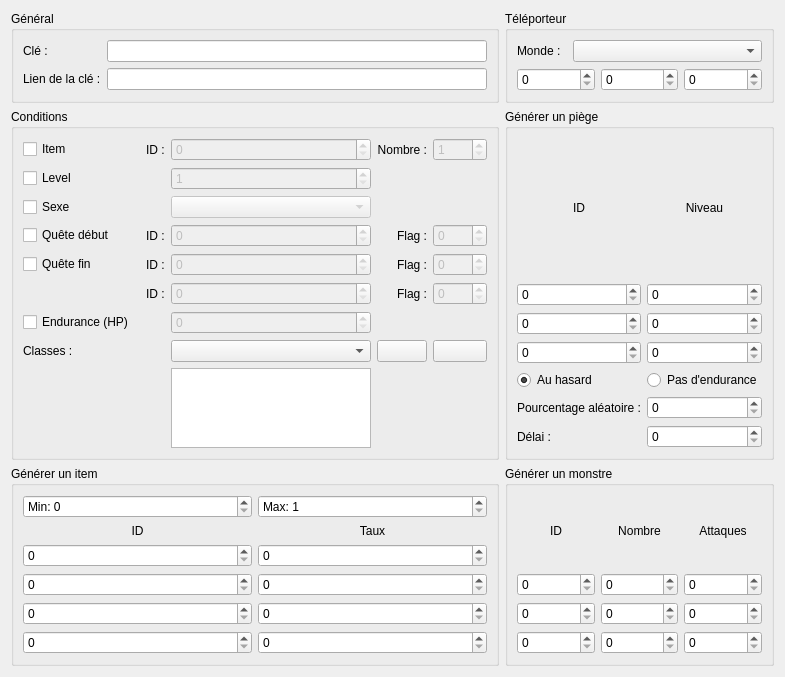
     <widget class="QWidget" name="tabCtrl">
      <attribute name="title">
       <string>Control</string>
      </attribute>
      <layout class="QGridLayout" name="gridLayout_4">
       <item row="0" column="2">
        <widget class="QGroupBox" name="groupBox_6">
         <property name="title">
          <string>Téléporteur</string>
         </property>
         <layout class="QVBoxLayout" name="verticalLayout_6">
          <item>
           <layout class="QHBoxLayout" name="horizontalLayout_6">
            <property name="topMargin">
             <number>0</number>
            </property>
            <item>
             <widget class="QLabel" name="label_28">
              <property name="maximumSize">
               <size>
                <width>50</width>
                <height>16777215</height>
               </size>
              </property>
              <property name="text">
               <string>Monde : </string>
              </property>
             </widget>
            </item>
            <item>
             <widget class="QComboBox" name="ctrlTeleWorld"/>
            </item>
           </layout>
          </item>
          <item>
           <layout class="QHBoxLayout" name="horizontalLayout_7">
            <property name="topMargin">
             <number>0</number>
            </property>
            <item>
             <widget class="QSpinBox" name="ctrlTeleWorldX">
              <property name="maximum">
               <number>999999</number>
              </property>
             </widget>
            </item>
            <item>
             <widget class="QSpinBox" name="ctrlTeleWorldY">
              <property name="maximum">
               <number>999999</number>
              </property>
             </widget>
            </item>
            <item>
             <widget class="QSpinBox" name="ctrlTeleWorldZ">
              <property name="maximum">
               <number>999999</number>
              </property>
             </widget>
            </item>
           </layout>
          </item>
         </layout>
        </widget>
       </item>
       <item row="2" column="2">
        <widget class="QGroupBox" name="groupBox_10">
         <property name="title">
          <string>Générer un monstre</string>
         </property>
         <layout class="QGridLayout" name="gridLayout_6">
          <item row="0" column="1">
           <widget class="QLabel" name="label_38">
            <property name="text">
             <string>ID</string>
            </property>
            <property name="alignment">
             <set>Qt::AlignCenter</set>
            </property>
           </widget>
          </item>
          <item row="0" column="3">
           <widget class="QLabel" name="label_40">
            <property name="text">
             <string>Attaques</string>
            </property>
            <property name="alignment">
             <set>Qt::AlignCenter</set>
            </property>
           </widget>
          </item>
          <item row="0" column="2">
           <widget class="QLabel" name="label_39">
            <property name="text">
             <string>Nombre</string>
            </property>
            <property name="alignment">
             <set>Qt::AlignCenter</set>
            </property>
           </widget>
          </item>
          <item row="2" column="1">
           <widget class="QSpinBox" name="ctrlMon1ID">
            <property name="maximum">
             <number>2147483647</number>
            </property>
           </widget>
          </item>
          <item row="3" column="1">
           <widget class="QSpinBox" name="ctrlMon2ID">
            <property name="maximum">
             <number>2147483647</number>
            </property>
           </widget>
          </item>
          <item row="1" column="2">
           <widget class="QSpinBox" name="ctrlMon0Num">
            <property name="maximum">
             <number>100</number>
            </property>
           </widget>
          </item>
          <item row="2" column="2">
           <widget class="QSpinBox" name="ctrlMon1Num">
            <property name="maximum">
             <number>100</number>
            </property>
           </widget>
          </item>
          <item row="3" column="2">
           <widget class="QSpinBox" name="ctrlMon2Num">
            <property name="maximum">
             <number>100</number>
            </property>
           </widget>
          </item>
          <item row="1" column="3">
           <widget class="QSpinBox" name="ctrlMon0Attack">
            <property name="maximum">
             <number>100</number>
            </property>
           </widget>
          </item>
          <item row="2" column="3">
           <widget class="QSpinBox" name="ctrlMon1Attack">
            <property name="maximum">
             <number>100</number>
            </property>
           </widget>
          </item>
          <item row="3" column="3">
           <widget class="QSpinBox" name="ctrlMon2Attack">
            <property name="maximum">
             <number>100</number>
            </property>
           </widget>
          </item>
          <item row="1" column="1">
           <widget class="QSpinBox" name="ctrlMon0ID">
            <property name="maximum">
             <number>2147483647</number>
            </property>
           </widget>
          </item>
         </layout>
        </widget>
       </item>
       <item row="0" column="0">
        <widget class="QGroupBox" name="groupBox_7">
         <property name="title">
          <string>Général</string>
         </property>
         <layout class="QFormLayout" name="formLayout_6">
          <item row="0" column="0">
           <widget class="QLabel" name="label_34">
            <property name="text">
             <string>Clé :</string>
            </property>
           </widget>
          </item>
          <item row="1" column="0">
           <widget class="QLabel" name="label_35">
            <property name="text">
             <string>Lien de la clé :</string>
            </property>
           </widget>
          </item>
          <item row="1" column="1">
           <widget class="QLineEdit" name="ctrlLinkKey">
            <property name="maxLength">
             <number>63</number>
            </property>
           </widget>
          </item>
          <item row="0" column="1">
           <widget class="QLineEdit" name="ctrlKey">
            <property name="maxLength">
             <number>63</number>
            </property>
           </widget>
          </item>
         </layout>
        </widget>
       </item>
       <item row="2" column="0">
        <widget class="QGroupBox" name="groupBox_8">
         <property name="title">
          <string>Générer un item</string>
         </property>
         <layout class="QGridLayout" name="gridLayout_5">
          <item row="0" column="1">
           <widget class="QSpinBox" name="ctrlItemMax">
            <property name="prefix">
             <string>Max: </string>
            </property>
            <property name="minimum">
             <number>1</number>
            </property>
            <property name="maximum">
             <number>100</number>
            </property>
           </widget>
          </item>
          <item row="2" column="1">
           <widget class="QLabel" name="label_37">
            <property name="text">
             <string>Taux</string>
            </property>
            <property name="alignment">
             <set>Qt::AlignCenter</set>
            </property>
           </widget>
          </item>
          <item row="3" column="1">
           <widget class="QSpinBox" name="ctrlItem0Per">
            <property name="maximum">
             <number>2147483647</number>
            </property>
           </widget>
          </item>
          <item row="4" column="1">
           <widget class="QSpinBox" name="ctrlItem1Per">
            <property name="maximum">
             <number>2147483647</number>
            </property>
           </widget>
          </item>
          <item row="5" column="1">
           <widget class="QSpinBox" name="ctrlItem2Per">
            <property name="maximum">
             <number>2147483647</number>
            </property>
           </widget>
          </item>
          <item row="5" column="0">
           <widget class="QSpinBox" name="ctrlItem2ID">
            <property name="maximum">
             <number>2147483647</number>
            </property>
           </widget>
          </item>
          <item row="4" column="0">
           <widget class="QSpinBox" name="ctrlItem1ID">
            <property name="maximum">
             <number>2147483647</number>
            </property>
           </widget>
          </item>
          <item row="3" column="0">
           <widget class="QSpinBox" name="ctrlItem0ID">
            <property name="maximum">
             <number>2147483647</number>
            </property>
           </widget>
          </item>
          <item row="2" column="0">
           <widget class="QLabel" name="label_36">
            <property name="text">
             <string>ID</string>
            </property>
            <property name="alignment">
             <set>Qt::AlignCenter</set>
            </property>
           </widget>
          </item>
          <item row="0" column="0">
           <widget class="QSpinBox" name="ctrlItemMin">
            <property name="prefix">
             <string>Min: </string>
            </property>
           </widget>
          </item>
          <item row="6" column="0">
           <widget class="QSpinBox" name="ctrlItem3ID">
            <property name="maximum">
             <number>2147483647</number>
            </property>
           </widget>
          </item>
          <item row="6" column="1">
           <widget class="QSpinBox" name="ctrlItem3Per">
            <property name="maximum">
             <number>2147483647</number>
            </property>
           </widget>
          </item>
         </layout>
        </widget>
       </item>
       <item row="1" column="0">
        <widget class="QGroupBox" name="groupBox_5">
         <property name="title">
          <string>Conditions</string>
         </property>
         <layout class="QGridLayout" name="gridLayout_3">
          <item row="0" column="2">
           <widget class="QLabel" name="label_25">
            <property name="text">
             <string>ID :</string>
            </property>
           </widget>
          </item>
          <item row="0" column="6">
           <widget class="QSpinBox" name="ctrlCondItemID">
            <property name="enabled">
             <bool>false</bool>
            </property>
            <property name="maximum">
             <number>2147483647</number>
            </property>
           </widget>
          </item>
          <item row="0" column="7">
           <widget class="QLabel" name="label_24">
            <property name="text">
             <string>Nombre :</string>
            </property>
            <property name="alignment">
             <set>Qt::AlignRight|Qt::AlignTrailing|Qt::AlignVCenter</set>
            </property>
           </widget>
          </item>
          <item row="0" column="0">
           <widget class="QCheckBox" name="ctrlCondItem">
            <property name="text">
             <string>Item</string>
            </property>
           </widget>
          </item>
          <item row="0" column="9">
           <widget class="QSpinBox" name="ctrlCondItemCount">
            <property name="enabled">
             <bool>false</bool>
            </property>
            <property name="minimum">
             <number>1</number>
            </property>
            <property name="maximum">
             <number>9</number>
            </property>
           </widget>
          </item>
          <item row="1" column="0">
           <widget class="QCheckBox" name="ctrlCondLevel">
            <property name="text">
             <string>Level</string>
            </property>
           </widget>
          </item>
          <item row="1" column="6">
           <widget class="QSpinBox" name="ctrlCondMinLevel">
            <property name="enabled">
             <bool>false</bool>
            </property>
            <property name="minimum">
             <number>1</number>
            </property>
            <property name="maximum">
             <number>999</number>
            </property>
           </widget>
          </item>
          <item row="2" column="0">
           <widget class="QCheckBox" name="ctrlCondSex">
            <property name="text">
             <string>Sexe</string>
            </property>
           </widget>
          </item>
          <item row="2" column="6">
           <widget class="QComboBox" name="ctrlCondSexType">
            <property name="enabled">
             <bool>false</bool>
            </property>
           </widget>
          </item>
          <item row="3" column="0" colspan="2">
           <widget class="QCheckBox" name="ctrlCondQuestBeg">
            <property name="text">
             <string>Quête début</string>
            </property>
           </widget>
          </item>
          <item row="3" column="2">
           <widget class="QLabel" name="label_29">
            <property name="maximumSize">
             <size>
              <width>20</width>
              <height>16777215</height>
             </size>
            </property>
            <property name="text">
             <string>ID :</string>
            </property>
           </widget>
          </item>
          <item row="3" column="6">
           <widget class="QSpinBox" name="ctrlCondQuest0ID">
            <property name="enabled">
             <bool>false</bool>
            </property>
            <property name="minimumSize">
             <size>
              <width>100</width>
              <height>0</height>
             </size>
            </property>
            <property name="maximum">
             <number>2147483647</number>
            </property>
           </widget>
          </item>
          <item row="3" column="7">
           <widget class="QLabel" name="label_26">
            <property name="text">
             <string>Flag :</string>
            </property>
            <property name="alignment">
             <set>Qt::AlignRight|Qt::AlignTrailing|Qt::AlignVCenter</set>
            </property>
           </widget>
          </item>
          <item row="3" column="9">
           <widget class="QSpinBox" name="ctrlCondQuest0Flag">
            <property name="enabled">
             <bool>false</bool>
            </property>
            <property name="maximum">
             <number>9999</number>
            </property>
           </widget>
          </item>
          <item row="7" column="0">
           <widget class="QLabel" name="label_27">
            <property name="text">
             <string>Classes :</string>
            </property>
           </widget>
          </item>
          <item row="7" column="6">
           <widget class="QComboBox" name="ctrlCondJobList"/>
          </item>
          <item row="7" column="7">
           <widget class="QPushButton" name="ctrlCondAddJob">
            <property name="text">
             <string/>
            </property>
            <property name="icon">
             <iconset resource="MainFrame.qrc">
              <normaloff>:/MainFrame/Resources/add.png</normaloff>:/MainFrame/Resources/add.png</iconset>
            </property>
           </widget>
          </item>
          <item row="7" column="9">
           <widget class="QPushButton" name="ctrlCondRemoveJob">
            <property name="text">
             <string/>
            </property>
            <property name="icon">
             <iconset resource="MainFrame.qrc">
              <normaloff>:/MainFrame/Resources/remove.png</normaloff>:/MainFrame/Resources/remove.png</iconset>
            </property>
           </widget>
          </item>
          <item row="8" column="6">
           <widget class="QListWidget" name="ctrlCondJobs">
            <property name="maximumSize">
             <size>
              <width>200</width>
              <height>80</height>
             </size>
            </property>
            <property name="editTriggers">
             <set>QAbstractItemView::NoEditTriggers</set>
            </property>
           </widget>
          </item>
          <item row="5" column="9">
           <widget class="QSpinBox" name="ctrlCondQuest2Flag">
            <property name="enabled">
             <bool>false</bool>
            </property>
            <property name="maximum">
             <number>9999</number>
            </property>
           </widget>
          </item>
          <item row="4" column="6">
           <widget class="QSpinBox" name="ctrlCondQuest1ID">
            <property name="enabled">
             <bool>false</bool>
            </property>
            <property name="minimumSize">
             <size>
              <width>100</width>
              <height>0</height>
             </size>
            </property>
            <property name="maximum">
             <number>2147483647</number>
            </property>
           </widget>
          </item>
          <item row="4" column="9">
           <widget class="QSpinBox" name="ctrlCondQuest1Flag">
            <property name="enabled">
             <bool>false</bool>
            </property>
            <property name="maximum">
             <number>9999</number>
            </property>
           </widget>
          </item>
          <item row="4" column="2">
           <widget class="QLabel" name="label_31">
            <property name="maximumSize">
             <size>
              <width>20</width>
              <height>16777215</height>
             </size>
            </property>
            <property name="text">
             <string>ID :</string>
            </property>
           </widget>
          </item>
          <item row="4" column="7">
           <widget class="QLabel" name="label_30">
            <property name="text">
             <string>Flag :</string>
            </property>
            <property name="alignment">
             <set>Qt::AlignRight|Qt::AlignTrailing|Qt::AlignVCenter</set>
            </property>
           </widget>
          </item>
          <item row="4" column="0">
           <widget class="QCheckBox" name="ctrlCondQuestEnd">
            <property name="text">
             <string>Quête fin</string>
            </property>
           </widget>
          </item>
          <item row="5" column="6">
           <widget class="QSpinBox" name="ctrlCondQuest2ID">
            <property name="enabled">
             <bool>false</bool>
            </property>
            <property name="minimumSize">
             <size>
              <width>100</width>
              <height>0</height>
             </size>
            </property>
            <property name="maximum">
             <number>2147483647</number>
            </property>
           </widget>
          </item>
          <item row="5" column="2">
           <widget class="QLabel" name="label_33">
            <property name="maximumSize">
             <size>
              <width>20</width>
              <height>16777215</height>
             </size>
            </property>
            <property name="text">
             <string>ID :</string>
            </property>
           </widget>
          </item>
          <item row="5" column="7">
           <widget class="QLabel" name="label_32">
            <property name="text">
             <string>Flag :</string>
            </property>
            <property name="alignment">
             <set>Qt::AlignRight|Qt::AlignTrailing|Qt::AlignVCenter</set>
            </property>
           </widget>
          </item>
          <item row="6" column="0">
           <widget class="QCheckBox" name="ctrlCondEndu">
            <property name="text">
             <string>Endurance (HP)</string>
            </property>
           </widget>
          </item>
          <item row="6" column="6">
           <widget class="QSpinBox" name="ctrlCondMinHP">
            <property name="enabled">
             <bool>false</bool>
            </property>
            <property name="maximum">
             <number>2147483647</number>
            </property>
           </widget>
          </item>
         </layout>
        </widget>
       </item>
       <item row="1" column="2">
        <widget class="QGroupBox" name="groupBox_9">
         <property name="title">
          <string>Générer un piège</string>
         </property>
         <layout class="QGridLayout" name="gridLayout_7">
          <item row="5" column="1">
           <widget class="QSpinBox" name="ctrlTrapRandomPer">
            <property name="maximum">
             <number>999999</number>
            </property>
           </widget>
          </item>
          <item row="5" column="0">
           <widget class="QLabel" name="label_43">
            <property name="text">
             <string>Pourcentage aléatoire :</string>
            </property>
           </widget>
          </item>
          <item row="4" column="1">
           <widget class="QRadioButton" name="ctrlTrapNoEndu">
            <property name="text">
             <string>Pas d'endurance</string>
            </property>
           </widget>
          </item>
          <item row="4" column="0">
           <widget class="QRadioButton" name="ctrlTrapRandom">
            <property name="text">
             <string>Au hasard</string>
            </property>
            <property name="checked">
             <bool>true</bool>
            </property>
           </widget>
          </item>
          <item row="3" column="1">
           <widget class="QSpinBox" name="ctrlTrap2Level">
            <property name="maximum">
             <number>20</number>
            </property>
           </widget>
          </item>
          <item row="2" column="1">
           <widget class="QSpinBox" name="ctrlTrap1Level">
            <property name="maximum">
             <number>20</number>
            </property>
           </widget>
          </item>
          <item row="1" column="1">
           <widget class="QSpinBox" name="ctrlTrap0Level">
            <property name="maximum">
             <number>20</number>
            </property>
           </widget>
          </item>
          <item row="3" column="0">
           <widget class="QSpinBox" name="ctrlTrap2ID">
            <property name="maximum">
             <number>2147483647</number>
            </property>
           </widget>
          </item>
          <item row="1" column="0">
           <widget class="QSpinBox" name="ctrlTrap0ID">
            <property name="maximum">
             <number>2147483647</number>
            </property>
           </widget>
          </item>
          <item row="2" column="0">
           <widget class="QSpinBox" name="ctrlTrap1ID">
            <property name="maximum">
             <number>2147483647</number>
            </property>
           </widget>
          </item>
          <item row="0" column="0">
           <widget class="QLabel" name="label_41">
            <property name="text">
             <string>ID</string>
            </property>
            <property name="alignment">
             <set>Qt::AlignCenter</set>
            </property>
           </widget>
          </item>
          <item row="0" column="1">
           <widget class="QLabel" name="label_42">
            <property name="text">
             <string>Niveau</string>
            </property>
            <property name="alignment">
             <set>Qt::AlignCenter</set>
            </property>
           </widget>
          </item>
          <item row="6" column="1">
           <widget class="QSpinBox" name="ctrlTrapDelay">
            <property name="maximum">
             <number>10000</number>
            </property>
           </widget>
          </item>
          <item row="6" column="0">
           <widget class="QLabel" name="label_44">
            <property name="text">
             <string>Délai :</string>
            </property>
           </widget>
          </item>
         </layout>
        </widget>
       </item>
      </layout>
     </widget>
